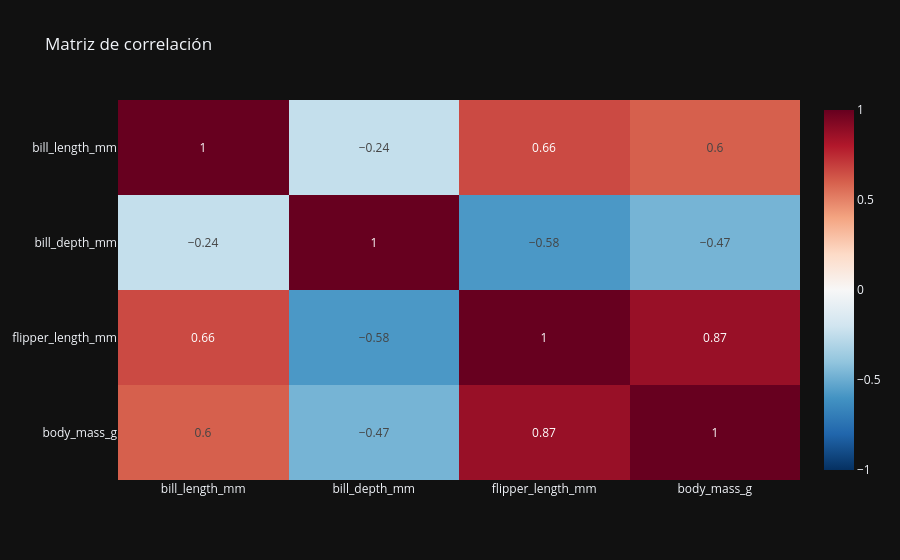

Notebook code cell kept with this figure:
### Code cell
# 2.6 Matriz de correlación (numéricas)
num_cols = df.select_dtypes(include='number').columns.tolist()
if len(num_cols) >= 2:
    corr = df[num_cols].corr(numeric_only=True).round(2)
    fig = px.imshow(corr, color_continuous_scale='RdBu_r', zmin=-1, zmax=1, aspect='auto',
                    text_auto=(len(num_cols) <= 12), title='Matriz de correlación')
    fig.show()
else:
    print('Pocas numéricas para correlación.')

### Figure 1 — Plotly figure (JSON) as saved in the notebook; plotly's stock layout.template omitted (floating-point values rounded to 4 significant figures)
{"data": [{"coloraxis": "coloraxis", "hovertemplate": "x: %{x}<br>y: %{y}<br>color: %{z}<extra></extra>", "name": "0", "texttemplate": "%{z}", "type": "heatmap", "x": ["bill_length_mm", "bill_depth_mm", "flipper_length_mm", "body_mass_g"], "xaxis": "x", "y": ["bill_length_mm", "bill_depth_mm", "flipper_length_mm", "body_mass_g"], "yaxis": "y", "z": [[1.0, -0.24, 0.66, 0.6], [-0.24, 1.0, -0.58, -0.47], [0.66, -0.58, 1.0, 0.87], [0.6, -0.47, 0.87, 1.0]]}], "layout": {"coloraxis": {"autocolorscale": false, "cmax": 1, "cmin": -1, "colorscale": [[0.0, "rgb(5,48,97)"], [0.1, "rgb(33,102,172)"], [0.2, "rgb(67,147,195)"], [0.3, "rgb(146,197,222)"], [0.4, "rgb(209,229,240)"], [0.5, "rgb(247,247,247)"], [0.6, "rgb(253,219,199)"], [0.7, "rgb(244,165,130)"], [0.8, "rgb(214,96,77)"], [0.9, "rgb(178,24,43)"], [1.0, "rgb(103,0,31)"]]}, "title": {"text": "Matriz de correlación"}, "xaxis": {"anchor": "y", "domain": [0.0, 1.0]}, "yaxis": {"anchor": "x", "autorange": "reversed", "domain": [0.0, 1.0]}}}
